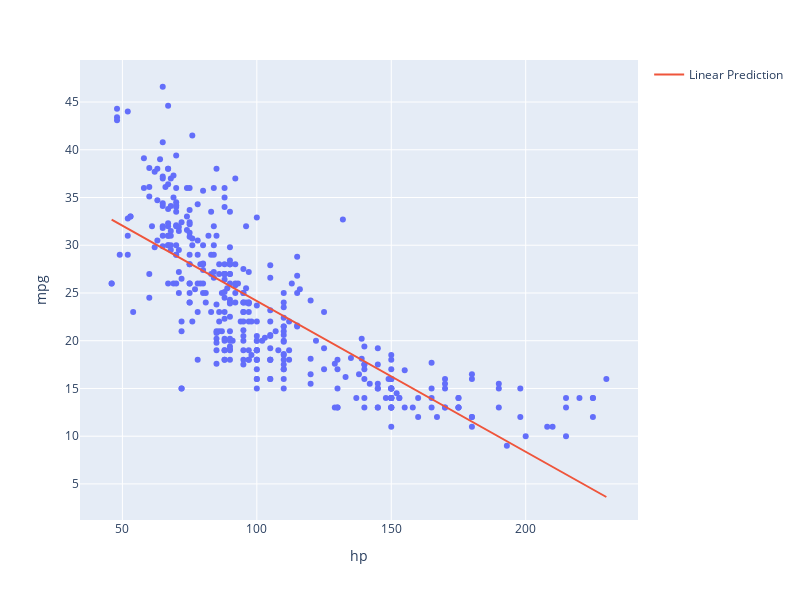

This figure's notebook cell:
### Markdown cell above
Suppose we want to use the `hp` (horsepower) of a car to predict its `mpg` (gas mileage in miles per gallon). If we visualize the relationship between these two variables, we see a non-linear curvature. Fitting a linear model to these variables results in a high (poor) value of RMSE. 

$$\hat{y} = \theta_0 + \theta_1 (\text{hp})$$

### Code cell
X = vehicles[["hp"]]
y = vehicles["mpg"]

hp_model = LinearRegression()
hp_model.fit(X, y)
hp_model_predictions = hp_model.predict(X)

print(f"MSE of model with (hp) feature: {np.mean((y-hp_model_predictions)**2)}")

fig = px.scatter(vehicles, x="hp", y="mpg", width=800, height=600)
fig.add_trace(go.Scatter(x=vehicles["hp"], y=hp_model_predictions,
                         mode="lines", name="Linear Prediction"))
# sns.scatterplot(data=vehicles, x="hp", y="mpg")
# plt.plot(vehicles["hp"], hp_model_predictions, c="tab:red");

### Figure 1 — Plotly figure (JSON) as saved in the notebook; plotly's stock layout.template omitted (floating-point values rounded to 4 significant figures; data arrays with more than 128 entries replaced by an {"elided": "..."} marker saying what was removed)
{"data": [{"hovertemplate": "hp=%{x}<br>mpg=%{y}<extra></extra>", "legendgroup": "", "marker": {"color": "#636efa", "symbol": "circle"}, "mode": "markers", "name": "", "orientation": "v", "showlegend": false, "type": "scatter", "x": {"elided": "392 int values"}, "xaxis": "x", "y": {"elided": "392 float values"}, "yaxis": "y"}, {"mode": "lines", "name": "Linear Prediction", "type": "scatter", "x": {"elided": "392 int values"}, "y": {"elided": "392 float values"}}], "layout": {"height": 600, "legend": {"tracegroupgap": 0}, "margin": {"t": 60}, "width": 800, "xaxis": {"anchor": "y", "autorange": true, "domain": [0, 1], "range": [34.21, 241.8], "title": {"text": "hp"}, "type": "linear"}, "yaxis": {"anchor": "x", "autorange": true, "domain": [0, 1], "range": [1.223, 49.4], "title": {"text": "mpg"}, "type": "linear"}}}
